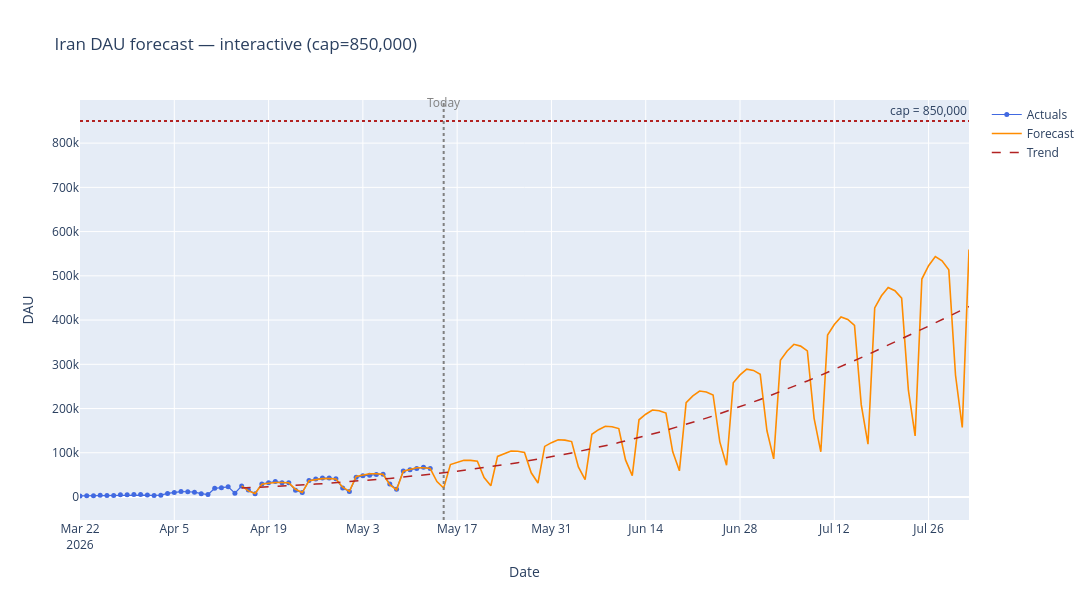

The cell this chart's notebook holds for it:
### Markdown cell above
## Final forecast — interactive plot

Zoomable / pannable plotly version. Hover for daily values.

### Code cell
# [interactive-plot]
import plotly.graph_objects as go

fig = go.Figure()
fig.add_trace(go.Scatter(
    x=plot_actuals.index, y=plot_actuals['dau'],
    mode='markers+lines', marker=dict(size=5), name='Actuals',
    line=dict(color='royalblue', width=1.2),
))
fig.add_trace(go.Scatter(
    x=plot_forecast.index, y=plot_forecast['forecast'],
    mode='lines', name='Forecast',
    line=dict(color='darkorange', width=1.6),
))
fig.add_trace(go.Scatter(
    x=plot_forecast.index, y=plot_forecast['trend'],
    mode='lines', name='Trend',
    line=dict(color='firebrick', width=1.5, dash='dash'),
))
fig.add_hline(
    y=cap_final, line=dict(color='firebrick', dash='dot'),
    annotation_text=f'cap = {cap_final:,.0f}',
    annotation_position='top right',
)
# add_vline's annotation path does arithmetic on x-values, which fails for
# both Timestamps and strings in plotly 6.x. Use add_shape + add_annotation directly.
_today_iso = TODAY.strftime('%Y-%m-%d')
fig.add_shape(
    type='line', x0=_today_iso, x1=_today_iso, y0=0, y1=1, yref='paper',
    line=dict(color='grey', dash='dot'),
)
fig.add_annotation(
    x=_today_iso, y=1.02, yref='paper', text='Today',
    showarrow=False, font=dict(color='grey'),
)
fig.update_layout(
    title=f'Iran DAU forecast — interactive (cap={cap_final:,.0f})',
    xaxis_title='Date',
    yaxis_title='DAU',
    hovermode='x unified',
    width=1100, height=600,
    xaxis=dict(range=[PLOT_START.strftime('%Y-%m-%d'), PLOT_END.strftime('%Y-%m-%d')]),
)
fig.show()
